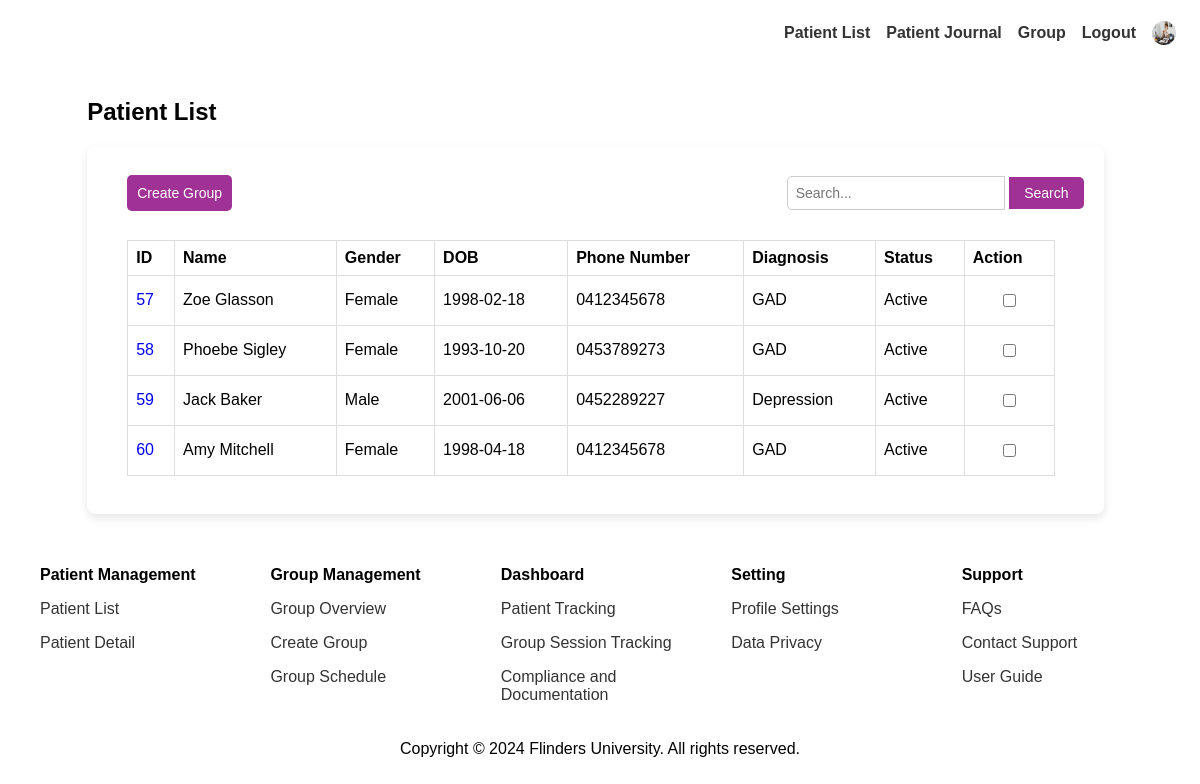
The page /pages/therapist/patient_list.php on the database its author committed.
### tables this page shows
CREATE TABLE `patient` (
  `id` int(11) NOT NULL,
  `therapistId` int(11) DEFAULT NULL,
  `title` varchar(10) DEFAULT NULL,
  `fName` varchar(50) DEFAULT NULL,
  `lName` varchar(50) DEFAULT NULL,
  `dob` date DEFAULT NULL,
  `gender` varchar(10) DEFAULT NULL,
  `contactNo` varchar(15) DEFAULT NULL,
  `email` varchar(100) DEFAULT NULL,
  `streetAddress` varchar(255) DEFAULT NULL,
  `postCode` varchar(10) DEFAULT NULL,
  `height` decimal(5,2) DEFAULT NULL,
  `weight` decimal(5,2) DEFAULT NULL,
  `startDate` date DEFAULT NULL,
  `endDate` date DEFAULT NULL,
  `diagnosis` text DEFAULT NULL,
  `status` varchar(20) DEFAULT NULL,
  `profile` longblob DEFAULT NULL,
  `password` varchar(255) DEFAULT NULL
);

### pages/therapist/patient_list.php (the view, shortened to what this page needs)
<!DOCTYPE html>
<html lang="en">
<head>
  <link rel="stylesheet" href="../../assets/css/patient-list.css" />
  <link rel="stylesheet" href="../../assets/css/therapist.css" />
  <link rel="stylesheet" href="../../assets/css/shared.css">
</head>
<body>
  <header>
    <?php
    include_once("../navigation/therapist_nav.php");
    require_once "../../includes/connections.php";
    $sql = "SELECT id, fName, lName, dob, gender, contactNo, diagnosis, status FROM Patient";
    $result = $conn->query($sql);
    $patients = [];
    if ($result->num_rows > 0) {
      while ($row = $result->fetch_assoc()) {
        $patients[] = $row;
      }
    } else {
      echo "No patients found.";
    }
    ?>
  </header>
  <div class="main-content">
    <h2>Patient List</h2>
    <div class="content">
      <div class="group-search-container">
      <button class="create-group-btn" id="createGroupBtn" type="submit">Create Group</button>
        <div class="search-container">
          <form action="#" method="post" class="search-form">
            <input type="text" placeholder="Search..." id="search-input" />
            <button type="submit" class="search-btn">Search</button>
          </form>
        </div>
      </div>
      <table id="myTable">
        <thead>
          <tr>
            <th>ID</th>
            <th>Name</th>
            <th>Gender</th>
            <th>DOB</th>
            <th>Phone Number</th>
            <th>Diagnosis</th>
            <th>Status</th>
            <th>Action</th>
          </tr>
        </thead>
        <tbody>
          <?php if (!empty($patients)): ?>
            <?php foreach ($patients as $patient): ?>
              <tr>
                <td><a href="patient_profile.php?id=<?php echo htmlspecialchars($patient['id']); ?>" style="text-decoration: none;"><?php echo htmlspecialchars($patient['id']); ?></a></td>
                <td><?php echo htmlspecialchars($patient['fName'] . " " . $patient['lName']); ?></td>
                <td><?php echo htmlspecialchars($patient['gender']); ?></td>
                <td><?php echo htmlspecialchars($patient['dob']); ?></td>
                <td><?php echo htmlspecialchars($patient['contactNo']); ?></td>
                <td><?php echo htmlspecialchars($patient['diagnosis']); ?></td>
                <td><?php echo htmlspecialchars($patient['status']); ?></td>
                <td><input type="checkbox" name="patient" class="select-patient" value = "<?php echo htmlspecialchars($patient['id']); ?>"></td>
              </tr>
            <?php endforeach; ?>
          <?php else: ?>
            <tr>
              <td colspan="16">No patients found.</td>
            </tr>
          <?php endif; ?>
        </tbody>
      </table>
      <br>
    </div>
  </div>
  <footer>
      <?php include_once("../footer/therapist_footer.php") ?>
    </footer>
</body>
</html>

### assets/css/patient-list.css (style rules this page uses)
table { width: 95%; margin-left: 20px; margin-right: 40px; border-collapse: collapse; align-items: flex-end; }
table th, table td { border: 1px solid #dddddd; text-align: left; padding: 8px; }
table th { background-color: white; }
input, textarea { width: 100%; padding: 10px; margin: 10px 0; border: 1px solid #ccc; border-radius: 5px; }
button[type="submit"] { background-color: #a13295; color: white; border: none; padding: 10px; cursor: pointer; border-radius: 5px; }
.group-search-container { display: flex; justify-content: space-between; align-items: center; margin-bottom: 20px; }
.create-group-btn { background-color: #a13295; color: white; border: none; padding: 10px 20px; font-size: 14px; border-radius: 5px; cursor: pointer; margin-left: 20px; }
.search-container { display: flex; align-items: center; margin-left: auto; }
.search-container input { padding: 8px; font-size: 14px; border: 1px solid #ccc; border-radius: 5px 0 0 5px; width: 200px; }
.search-container button { padding: 8px 15px; font-size: 14px; border: none; background-color: #a13295; color: white; cursor: pointer; border-radius: 0 5px 5px 0; }

### assets/css/therapist.css (style rules this page uses)
body { font-family: Arial, Helvetica, sans-serif; }

### rows shown on the page
patient: id "57", fName+lName "Zoe Glasson", gender "Female", dob "1998-02-18", contactNo "0412345678", diagnosis "GAD", status "Active"
patient: id "58", fName+lName "Phoebe Sigley", gender "Female", dob "1993-10-20", contactNo "0453789273", diagnosis "GAD", status "Active"
patient: id "59", fName+lName "Jack Baker", gender "Male", dob "2001-06-06", contactNo "0452289227", diagnosis "Depression", status "Active"
patient: id "60", fName+lName "Amy Mitchell", gender "Female", dob "1998-04-18", contactNo "0412345678", diagnosis "GAD", status "Active"
